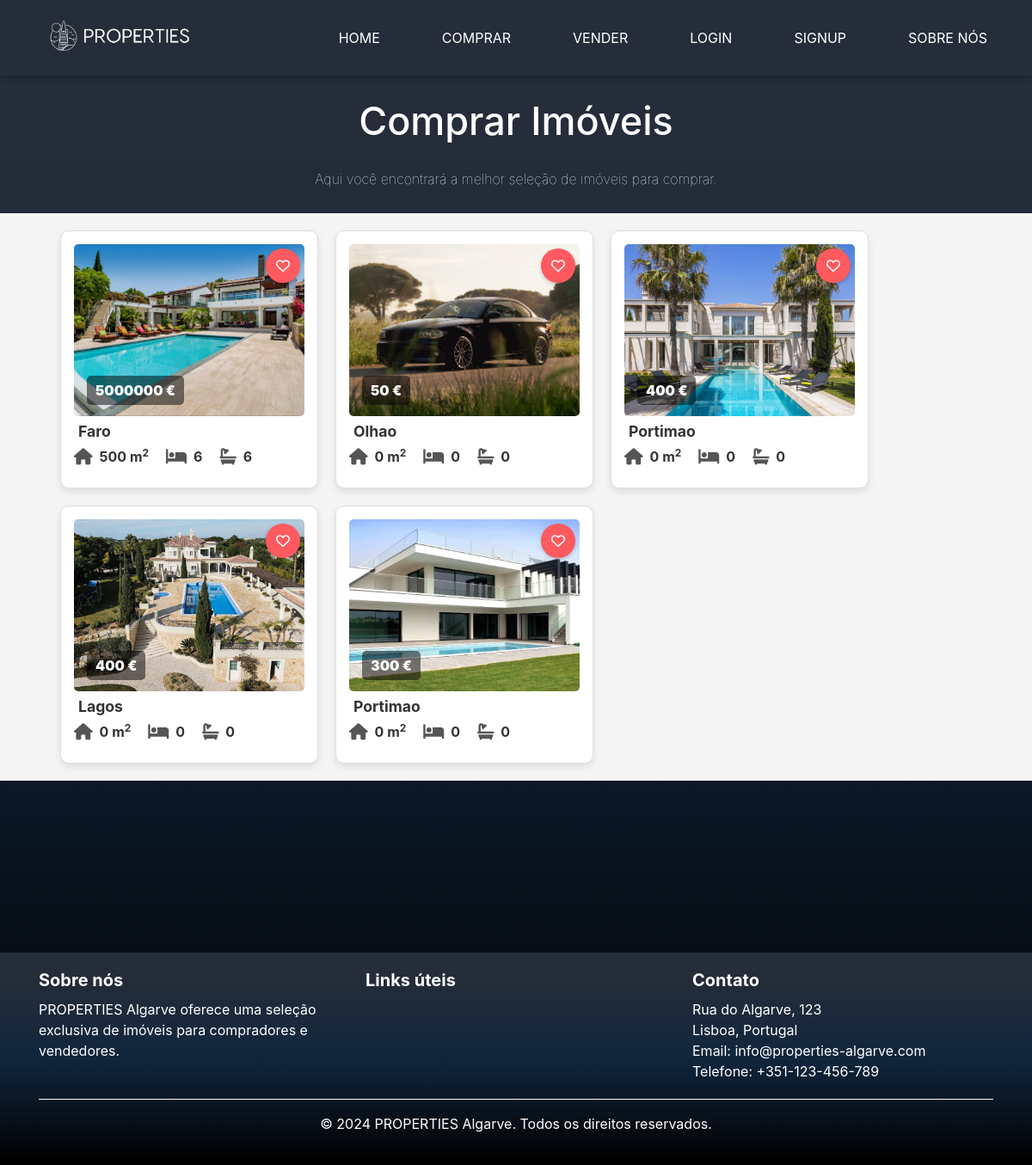
Screenshot of /comprar/ with the database file from the repository.
### base/models.py (models this page shows, shortened)
class Property(models.Model):
    LOCATION_CHOICES = [
        ('faro', 'Faro'),
        ('lagos', 'Lagos'),
        ('portimao', 'Portimão'),
        ('albufeira', 'Albufeira'),
        ('tavira', 'Tavira'),
        ('olhao', 'Olhão'),
        ('silves', 'Silves'),
        ('loule', 'Loulé'),
        ('vila_real_de_santo_antonio', 'Vila Real de Santo António'),
    ]
    host = models.ForeignKey('Profile', on_delete=models.CASCADE)
    title = models.CharField(max_length=255)
    description = models.TextField()
    location = models.CharField(max_length=100, choices=LOCATION_CHOICES)
    price = models.DecimalField(max_digits=10, decimal_places=0)
    area = models.IntegerField()
    num_bedrooms = models.IntegerField()
    num_bathrooms = models.IntegerField()
    elevator = models.BooleanField(default=False)
    parking_spaces = models.IntegerField(default=0)
    pool = models.BooleanField(default=False)

class PropertyImage(models.Model):
    property = models.ForeignKey('Property', related_name='images', on_delete=models.CASCADE)
    image = models.ImageField(upload_to='property_images/')
    uploaded_at = models.DateTimeField(auto_now_add=True)

### base/views.py (the view)
# urls.py: path('comprar/', views.buy, name='comprar'),
def buy(request):
    properties = Property.objects.order_by('-id')
    properties_with_images = []
    for prop in properties:
        first_image = prop.images.first()  # Utiliza o `related_name` definido no modelo
        properties_with_images.append((prop, first_image))
    return render(request, 'buy.html', {'properties_with_images': properties_with_images})

### templates/buy.html
{% extends 'main.html' %}
{% block content %}
<div class="content ">
    <h2>Comprar Imóveis</h2>
    <p>Aqui você encontrará a melhor seleção de imóveis para comprar.</p>
</div>
<div class="card-container">
    {% if properties_with_images %}
    {% for property, image in properties_with_images %}
    <div class="property-card">
        {% if image %}
        <a href="{% url 'property_detail' property.pk %}" class="">
            <img src="{{ image.image.url }}" alt="{{ property.title }} - Image" class="property-image">
        </a>
        {% else %}
        <p class="no-image">Nenhuma imagem disponível</p>
        {% endif %}
        <button class="favorites-button" title="Add to favorites"><i class="fa-regular fa-heart"></i></button>
        <p class="property-price"><strong>{{ property.price }} €</strong></p>
        <p class="property-location">
            {{ property.location|capfirst }}
        </p>
        <div class="property-details">
            <p class="detail-item">
                <i class="fa-solid fa-house"></i>
                <strong> {{ property.area }} m<sup>2</sup> </strong>
            </p>
            <p class="detail-item">
                <i class="fas fa-bed"></i>
                <strong> {{ property.num_bedrooms }} </strong>
            </p>
            <p class="detail-item">
                <i class="fas fa-bath"></i>
                <strong> {{ property.num_bathrooms }} </strong>
            </p>
        </div>
    </div>
    {% endfor %}
    {% else %}
    <div class="no-property">
        Nenhum imóvel disponível no momento.
    </div>
    {% endif %}
</div>
{% endblock %}

### base/static/css/style.css (style rules this page uses)
* { margin: 0; padding: 0; box-sizing: border-box; font-family: 'SFProDisplay', sans-serif; }
html, body { margin: 0; padding: 0; min-height: 100%; position: relative; font-family: 'SFProDisplay', sans-serif; background: linear-gradient(180deg, rgb(36, 45, 57) 11.2%, rgb(16, 37, 60) 51.2%, rgb(0, 0, 0) 98.6%); background-attachment: fixed; background-repeat: no-repeat; background-size: cover; }
.content { width: 100%; display: flex; flex-direction: column; align-items: center; justify-content: center; min-height: 20vh; text-align: center; color: #fff; }
.content h2 { font-size: 45px; margin-top: 20px; }
.content p { margin: 20px auto; font-weight: 100; line-height: 25px; }
.card-container { display: flex; flex-wrap: wrap; gap: 20px; justify-content: flex-start; padding: 20px 70px; background-color: #f5f5f5; }
.property-card { position: relative; background-color: white; border: 1px solid #e0e0e0; border-radius: 10px; box-shadow: 0 4px 8px rgba(0, 0, 0, 0.1); width: 300px; height: 300px; padding: 15px; text-align: center; transition: transform 0.2s; display: flex; flex-direction: column; justify-content: space-between; }
.property-card p { align-content: start; }
.property-image { width: 100%; height: 200px; object-fit: cover; border-radius: 5px; margin-bottom: 15px; }
.favorites-button { position: absolute; top: 20px; right: 20px; background-color: #FF5A5F; color: white; border: none; border-radius: 50%; width: 40px; height: 40px; cursor: pointer; font-size: 16px; box-shadow: 0 2px 4px rgba(0, 0, 0, 0.2); display: flex; justify-content: center; align-items: center; transition: transform 0.2s, background-color 0.2s; z-index: 10; }
.property-price { position: absolute; bottom: 80px; left: 30px; color: white; font-size: 1em; font-weight: bold; background-color: rgba(0, 0, 0, 0.5); padding: 5px 10px; border-radius: 5px; z-index: 10; visibility: visible; opacity: 1; }
.property-location { position: absolute; bottom: 30px; left: 10px; color: #333; font-size: 1.1em; font-weight: bold; padding: 5px 10px; border-radius: 5px; z-index: 10; }
.property-details { display: flex; gap: 20px; align-items: center; margin-top: 10px; padding-top: 10px; }
.detail-item { display: flex; align-items: center; gap: 8px; color: #333; }
.detail-item i { font-size: 1.2em; color: #555; }
.detail-item strong { font-weight: bold; }

### rows the page displays
Property: image (picture), price "5000000", location "Faro", area "500", num_bedrooms "6", num_bathrooms "6"
Property: image (placeholder picture), price "50", location "Olhao", area "0", num_bedrooms "0", num_bathrooms "0"
Property: image (picture), price "400", location "Portimao", area "0", num_bedrooms "0", num_bathrooms "0"
Property: image (picture), price "400", location "Lagos", area "0", num_bedrooms "0", num_bathrooms "0"
Property: image (picture), price "300", location "Portimao", area "0", num_bedrooms "0", num_bathrooms "0"
